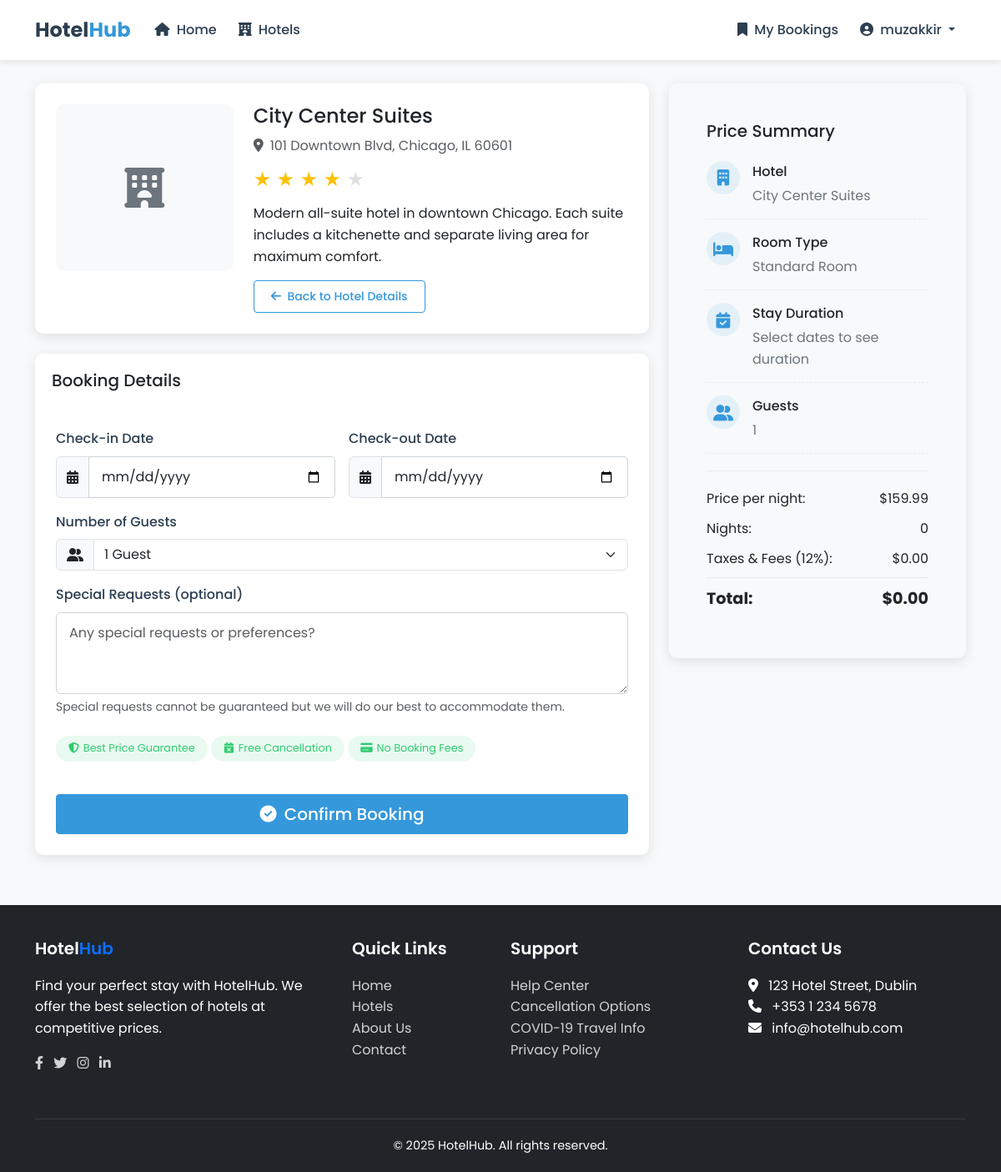
/book-hotel/4/ (signed in), run on an earlier commit of the app's database.
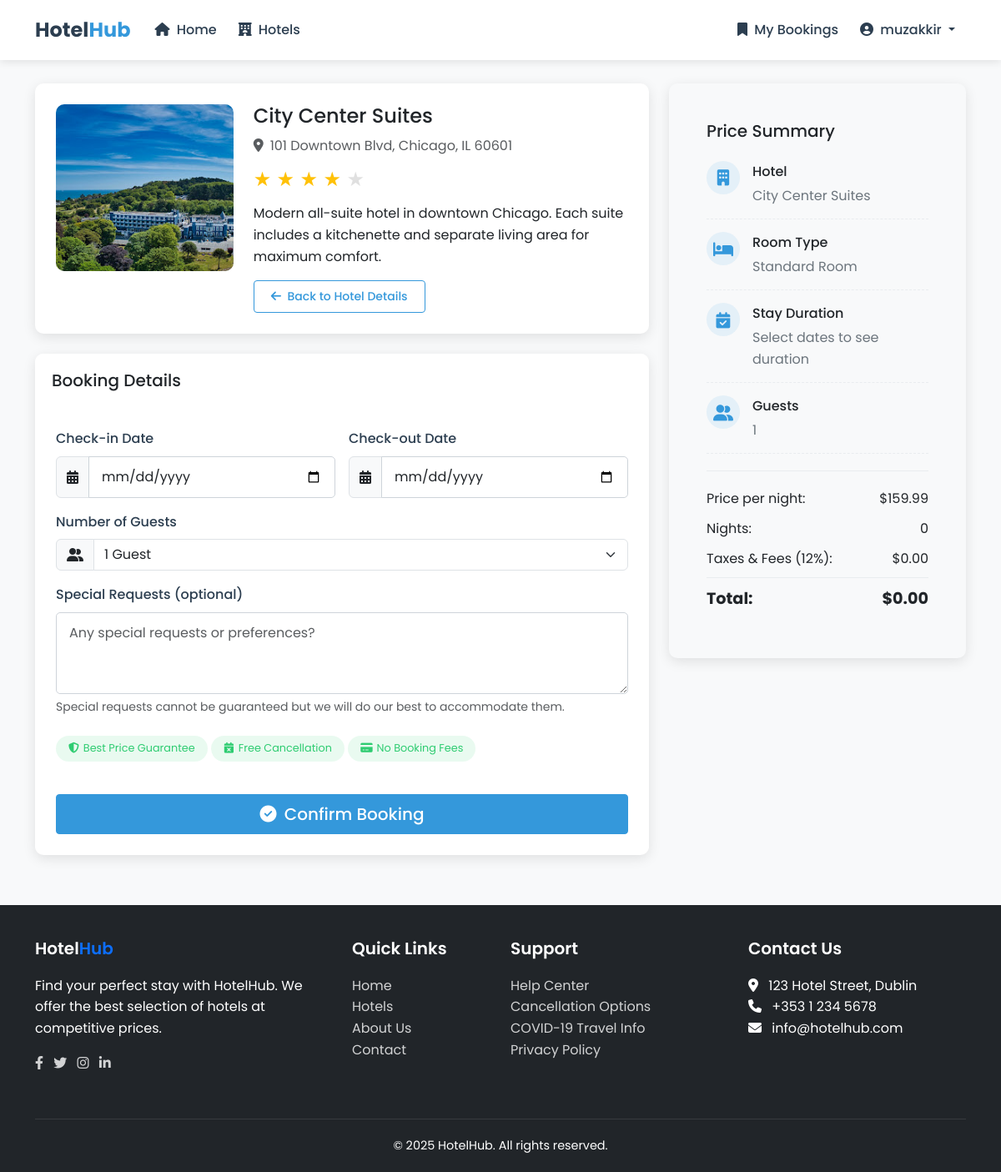
And on a later commit of the database.
### hotels/models.py (models this page shows, shortened)
class Hotel(models.Model):
    name = models.CharField(max_length=200)
    address = models.TextField()
    description = models.TextField()
    price_per_night = models.DecimalField(max_digits=10, decimal_places=2)
    latitude = models.DecimalField(max_digits=9, decimal_places=6)
    longitude = models.DecimalField(max_digits=9, decimal_places=6)
    image = models.ImageField(upload_to='hotel_images/', null=True, blank=True)
    created_at = models.DateTimeField(auto_now_add=True)
    updated_at = models.DateTimeField(auto_now=True)

### bookings/views.py (the view, shortened to what this page needs)
# urls.py: path('book-hotel/<int:hotel_id>/', create_booking, name='create_booking'),
@login_required
def create_booking(request, hotel_id, room_id=None):
    hotel = get_object_or_404(Hotel, id=hotel_id)
    room = get_object_or_404(Room, id=room_id) if room_id else None
    return render(request, 'bookings/form.html', {
        'hotel': hotel,
        'room': room
    })

### hotel_project/context_processors.py (called while the page is built)
def google_maps_api_key(request):
    return {'google_maps_api_key': settings.GOOGLE_MAPS_API_KEY}

### templates/bookings/form.html (shortened to what the changed rows need)
{% extends 'base.html' %}
{% block content %}
<div class="container mt-4">
    <div class="row">
        <div class="col-lg-8">
            <div class="card mb-4">
                <div class="card-body">
                    <div class="row">
                        <div class="col-md-4">
                            {% if hotel.image %}
                                <img src="{{ hotel.image.url }}" alt="{{ hotel.name }}" class="hotel-image img-fluid">
                            {% else %}
                                <div class="bg-light d-flex align-items-center justify-content-center hotel-image">
                                    <i class="fas fa-hotel fa-3x text-secondary"></i>
                                </div>
                            {% endif %}
                        </div>
                        <div class="col-md-8">
                            <h1 class="h4 mb-2">{{ hotel.name }}</h1>
                            <p class="text-muted mb-3">
                                <i class="fas fa-map-marker-alt me-2"></i>{{ hotel.address }}
                            </p>
                            <div class="star-rating mb-3">
                                {% for i in "12345" %}
                                    <span class="{% if forloop.counter <= 4 %}filled{% endif %}">★</span>
                                {% endfor %}
                            </div>
                            <p>{{ hotel.description|truncatewords:30 }}</p>
                            <a href="{% url 'hotel_detail' hotel.id %}" class="btn btn-sm btn-outline-primary">
                                <i class="fas fa-arrow-left me-1"></i> Back to Hotel Details
                            </a>
                        </div>
                    </div>
                </div>
            </div>
            <div class="card">
                <div class="card-header">
                    <h2 class="h5 mb-0">Booking Details</h2>
                </div>
            </div>
        </div>
        <div class="col-lg-4 mt-4 mt-lg-0">
            <div class="card booking-summary">
                <div class="card-body">
                    <div class="booking-details-row">
                        <div class="booking-details-content">
                            <div class="booking-details-label">Hotel</div>
                            <div class="booking-details-value">{{ hotel.name }}</div>
                        </div>
                    </div>
                    <div class="price-breakdown">
                        <div class="price-row">
                            <span>Price per night:</span>
                            <span>${{ room.price_per_night|default:hotel.price_per_night }}</span>
                        </div>
                    </div>
                </div>
            </div>
        </div>
    </div>
</div>
{% endblock %}

What changed in the data, as far as the page shows it:
changed Hotel "City Center Suites": image: picture added
